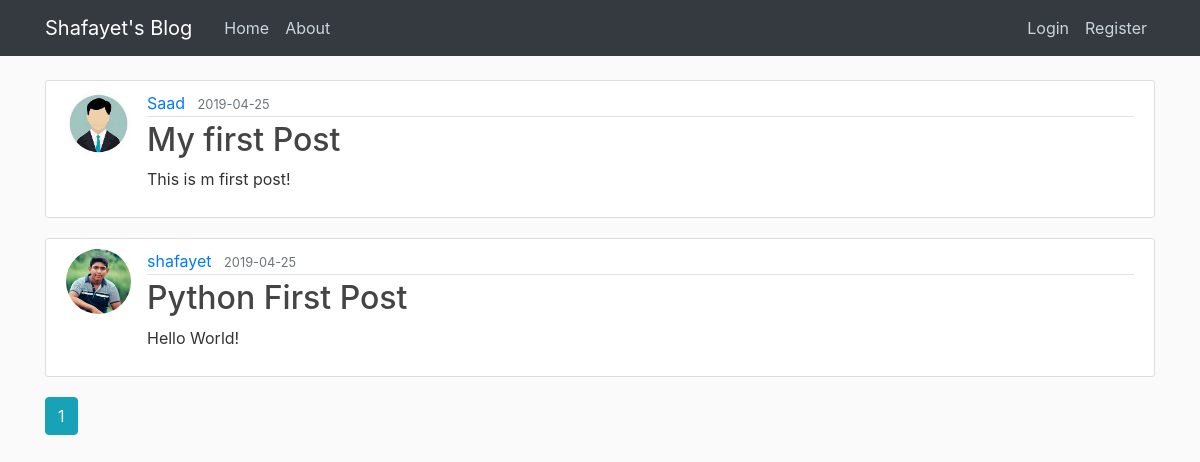
Page /home on the earlier database version.
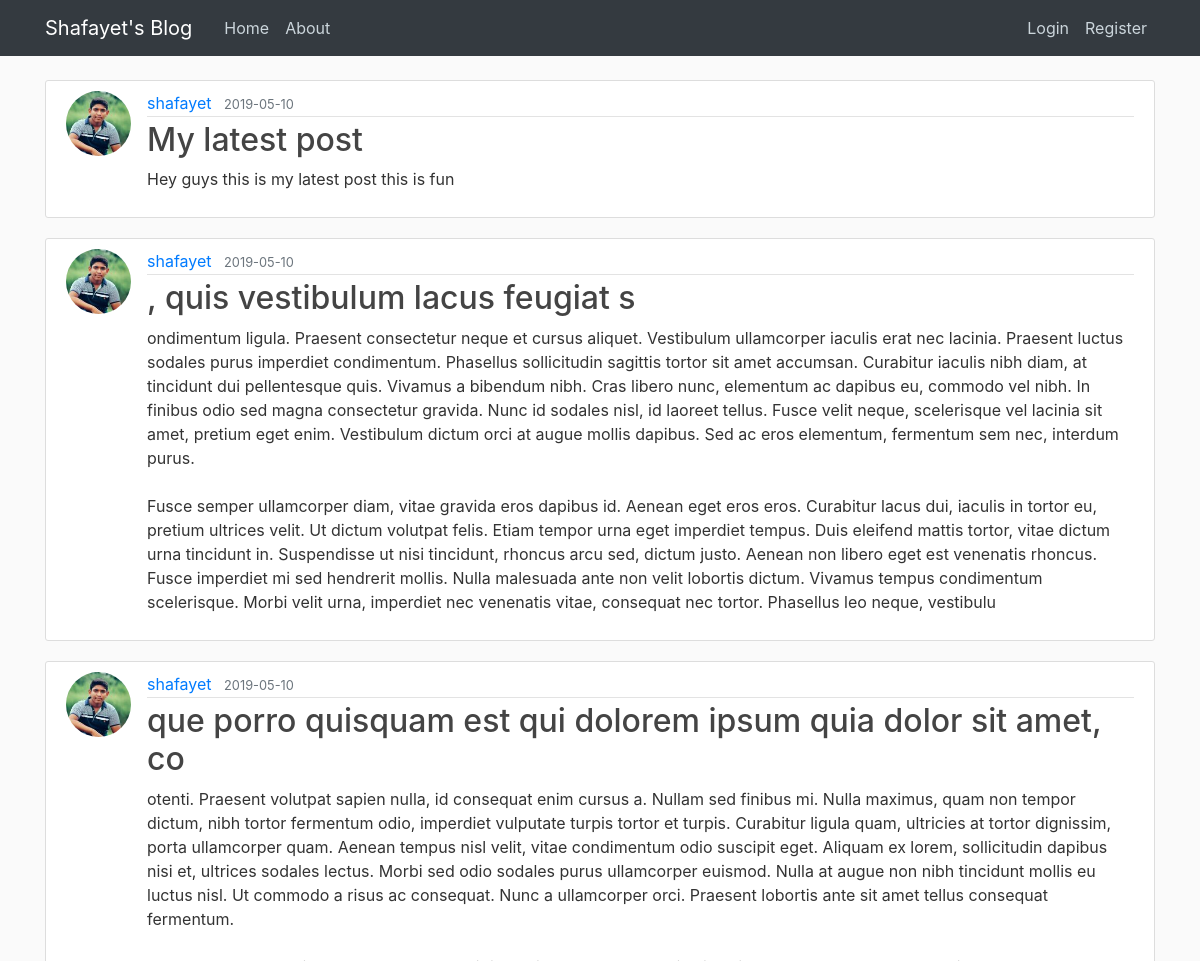
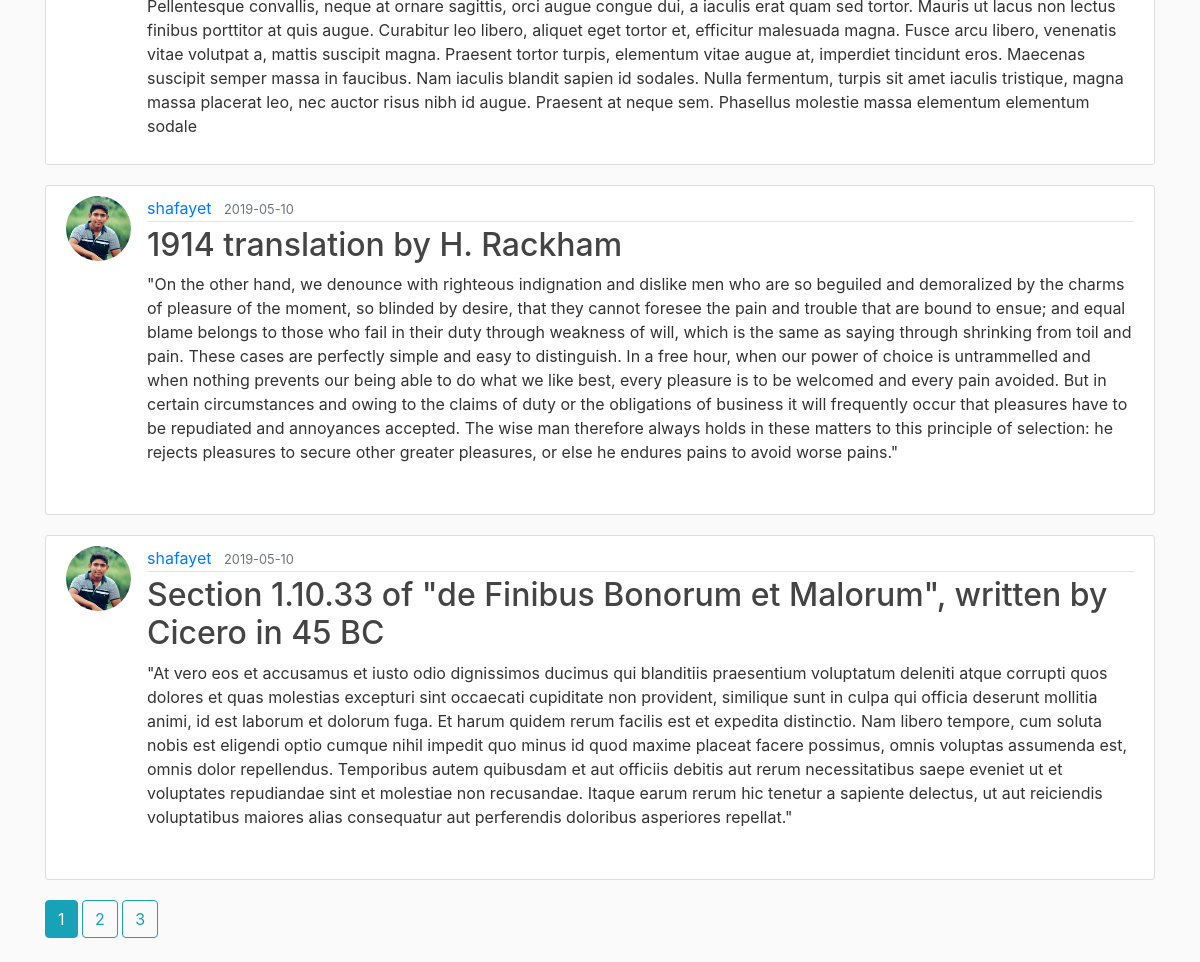
Same page on the later database version (2 pictures, top to bottom).
### flask_app/models.py (models this page shows, shortened)
class Post(db.Model):
    id = db.Column(db.Integer, primary_key=True)
    title = db.Column(db.String, nullable=False)
    date = db.Column(db.DateTime, nullable=False, default=datetime.utcnow)
    content = db.Column(db.Text, nullable=False)
    user_id = db.Column(db.Integer, db.ForeignKey('user.id'), nullable=False)

class User(db.Model, UserMixin):
    id = db.Column(db.Integer, primary_key=True)
    first_name = db.Column(db.String(50), nullable=False)
    last_name = db.Column(db.String(50), nullable=False)
    user_name = db.Column(db.String(20), unique=True, nullable=False)
    email = db.Column(db.String(120), unique=True, nullable=False)
    image_file = db.Column(db.String(20), nullable=False, default='defult.jpg')
    password = db.Column(db.String(60), nullable=False)
    post = db.relationship('Post', backref='author', lazy=True)

### flask_app/routes.py (the view)
@app.route('/')
@app.route('/home')
def home():
    page = request.args.get('page', 1, type=int)
    posts = Post.query.order_by(Post.date.desc()).paginate(page=page, per_page=5)
    return render_template('home.html', posts=posts)

### flask_app/templates/home.html
{% extends "layout.html" %}
{% block content %}
    {% for post in posts.items %}
        <article class="media content-section">
            <img class="rounded-circle article-img" src="{{ url_for('static', filename='profile_pics/' + post.author.image_file) }}">
            <div class="media-body">
                <div class="article-metadata">
                    <a class="mr-2" href="#">{{ post.author.user_name }}</a>
                    <small class="text-muted">{{ post.date.strftime('%Y-%m-%d') }}</small>
                </div>
                <h2><a class="article-title" href="{{ url_for('post', post_id=post.id) }}">{{ post.title }}</a></h2>
                <p class="article-content">{{ post.content }}</p>
            </div>
        </article>
    {% endfor %}
    {% for page_num in posts.iter_pages(left_edge=1, right_edge=1, left_current=1, right_current=2) %}
        {% if page_num %}
            {% if posts.page == page_num %}
                <a class="btn btn-info mb-4" href="{{ url_for('home', page=page_num) }}">{{ page_num }}</a>
            {% else %}
                <a class="btn btn-outline-info mb-4" href="{{ url_for('home', page=page_num) }}">{{ page_num }}</a>
            {% endif %}
        {% else %}
            ...
        {% endif %}
    {% endfor %}
{% endblock content %}

### flask_app/templates/layout.html (shortened to what this page needs)
<!DOCTYPE html>
<html>
    <head>
        <link rel="stylesheet" href="https://stackpath.bootstrapcdn.com/bootstrap/4.3.1/css/bootstrap.min.css">
        <link rel="stylesheet" type='text/css' href="{{ url_for('static', filename='main.css')}}">
    </head>
    <body>
        <header class="site-header">
            <nav class="navbar navbar-expand-md navbar-dark bg-dark fixed-top">
                <div class="container">
                    <a class="navbar-brand mr-4" href="/">Shafayet's Blog</a>
                    <div class="collapse navbar-collapse" id="navbarToggle">
                        <div class="navbar-nav mr-auto">
                            <a class="nav-item nav-link" href="{{ url_for('home') }}">Home</a>
                            <a class="nav-item nav-link" href="{{ url_for('about') }}">About</a>
                        </div>
                        <div class="navbar-nav">
                            {% if current_user.is_authenticated %}
                                <a class="nav-item nav-link" href="{{ url_for('new_post') }}">New Post</a>
                                <a class="nav-item nav-link" href="{{ url_for('logout') }}">Logout</a>\
                                <a class="nav-item nav-link" href="{{ url_for('account') }}">My Account</a>
                            {% else %}
                                <a class="nav-item nav-link" href="{{ url_for('login') }}">Login</a>
                                <a class="nav-item nav-link" href="{{ url_for('register') }}">Register</a>
                            {% endif %}
                        </div>
                    </div>
                </div>
            </nav>
        </header>
        <main role="main" class="container">
            <div class="row">
                <div class="col-md">
                    {% block content %}{% endblock %}
                </div>
            </div>
        </main>
        </body>
</html>

### flask_app/static/main.css (style rules this page uses)
body { background: #fafafa; color: #333333; margin-top: 5rem; }
h1, h2, h3, h4, h5, h6 { color: #444444; }
.site-header .navbar-nav .nav-link { color: #cbd5db; }
.content-section { background: #ffffff; padding: 10px 20px; border: 1px solid #dddddd; border-radius: 3px; margin-bottom: 20px; }
.article-title { color: #444444; }
.article-content { white-space: pre-line; }
.article-img { height: 65px; width: 65px; margin-right: 16px; }
.article-metadata { padding-bottom: 1px; margin-bottom: 4px; border-bottom: 1px solid #e3e3e3 }

Differences in the rows shown:
no longer on this page (row unchanged): Post: image_file (picture), author.user_name "Saad", date "2019-04-25", title "My first Post", content "This is m first post!"
no longer on this page (row unchanged): Post: image_file (picture), author.user_name "shafayet", date "2019-04-25", title "Python First Post", content "Hello World!"
added Post: image_file (picture), author.user_name "shafayet", date "2019-05-10", title "My latest post", content "Hey guys this is my latest post this is fun"
added Post: image_file (picture), author.user_name "shafayet", date "2019-05-10", title ", quis vestibulum lacus feugiat s", content "ondimentum ligula. Praesent consectetur neque et cursus aliquet. Vestibulum ullamcorper iaculis erat nec lacinia. Praesent luctus sodales purus imperdiet condimentum. Phasellus sollicitudin sagittis tortor sit amet accumsan. Curabitur iaculis nibh diam, at tincidunt dui pellentesque quis. Vivamus a bibendum nibh. Cras libero nunc, elementum ac dapibus eu, commodo vel nibh. In finibus odio sed magna consectetur gravida. Nunc id sodales nisl, id laoreet tellus. Fusce velit neque, scelerisque vel lacinia sit amet, pretium eget enim. Vestibulum dictum orci at augue mollis dapibus. Sed ac eros elementum, fermentum sem nec, interdum purus. Fusce semper ullamcorper diam, vitae gravida eros dapibus…"
added Post: image_file (picture), author.user_name "shafayet", date "2019-05-10", title "que porro quisquam est qui dolorem ipsum quia dolor sit amet, co", content "otenti. Praesent volutpat sapien nulla, id consequat enim cursus a. Nullam sed finibus mi. Nulla maximus, quam non tempor dictum, nibh tortor fermentum odio, imperdiet vulputate turpis tortor et turpis. Curabitur ligula quam, ultricies at tortor dignissim, porta ullamcorper quam. Aenean tempus nisl velit, vitae condimentum odio suscipit eget. Aliquam ex lorem, sollicitudin dapibus nisi et, ultrices sodales lectus. Morbi sed odio sodales purus ullamcorper euismod. Nulla at augue non nibh tincidunt mollis eu luctus nisl. Ut commodo a risus ac consequat. Nunc a ullamcorper orci. Praesent lobortis ante sit amet tellus consequat fermentum. Pellentesque convallis, neque at ornare sagittis, orci…"
added Post: image_file (picture), author.user_name "shafayet", date "2019-05-10", title "1914 translation by H. Rackham", content "\"On the other hand, we denounce with righteous indignation and dislike men who are so beguiled and demoralized by the charms of pleasure of the moment, so blinded by desire, that they cannot foresee the pain and trouble that are bound to ensue; and equal blame belongs to those who fail in their duty through weakness of will, which is the same as saying through shrinking from toil and pain. These cases are perfectly simple and easy to distinguish. In a free hour, when our power of choice is untrammelled and when nothing prevents our being able to do what we like best, every pleasure is to be welcomed and every pain avoided. But in certain circumstances and owing to the claims of duty or the…"
added Post: image_file (picture), author.user_name "shafayet", date "2019-05-10", title "Section 1.10.33 of \"de Finibus Bonorum et Malorum\", written by Cicero in 45 BC", content "\"At vero eos et accusamus et iusto odio dignissimos ducimus qui blanditiis praesentium voluptatum deleniti atque corrupti quos dolores et quas molestias excepturi sint occaecati cupiditate non provident, similique sunt in culpa qui officia deserunt mollitia animi, id est laborum et dolorum fuga. Et harum quidem rerum facilis est et expedita distinctio. Nam libero tempore, cum soluta nobis est eligendi optio cumque nihil impedit quo minus id quod maxime placeat facere possimus, omnis voluptas assumenda est, omnis dolor repellendus. Temporibus autem quibusdam et aut officiis debitis aut rerum necessitatibus saepe eveniet ut et voluptates repudiandae sint et molestiae non recusandae. Itaque…"
Other differences:
new list line: "2"
new list line: "3"
